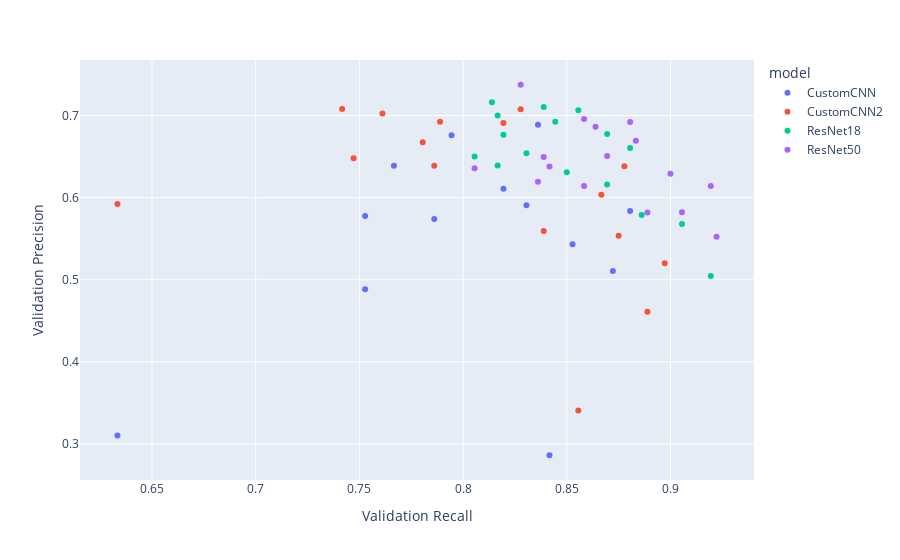

The notebook cell this image was saved under:
### Code cell
fig = px.scatter(df, x="Validation Recall", y="Validation Precision", color="model")
fig.show()

### Figure 1 — Plotly figure (JSON) as saved in the notebook; plotly's stock layout.template omitted (floating-point values rounded to 4 significant figures)
{"data": [{"hovertemplate": "model=CustomCNN<br>Validation Recall=%{x}<br>Validation Precision=%{y}<extra></extra>", "legendgroup": "CustomCNN", "marker": {"color": "#636efa", "symbol": "circle"}, "mode": "markers", "name": "CustomCNN", "orientation": "v", "showlegend": true, "type": "scatter", "x": [0.7861, 0.8306, 0.8361, 0.8806, 0.7944, 0.7528, 0.7667, 0.8194, 0.7528, 0.8528, 0.8722, 0.6333, 0.8417], "xaxis": "x", "y": [0.574, 0.5909, 0.6888, 0.5838, 0.6761, 0.5778, 0.6389, 0.6108, 0.4883, 0.5434, 0.5106, 0.3102, 0.2861], "yaxis": "y"}, {"hovertemplate": "model=CustomCNN2<br>Validation Recall=%{x}<br>Validation Precision=%{y}<extra></extra>", "legendgroup": "CustomCNN2", "marker": {"color": "#EF553B", "symbol": "circle"}, "mode": "markers", "name": "CustomCNN2", "orientation": "v", "showlegend": true, "type": "scatter", "x": [0.7861, 0.7806, 0.7889, 0.7472, 0.8778, 0.875, 0.8389, 0.8889, 0.8278, 0.8667, 0.8556, 0.7417, 0.7611, 0.8194, 0.8972, 0.6333], "xaxis": "x", "y": [0.6388, 0.6675, 0.6927, 0.6482, 0.6384, 0.5536, 0.5593, 0.4611, 0.7078, 0.6035, 0.3407, 0.7082, 0.7026, 0.6909, 0.5201, 0.5922], "yaxis": "y"}, {"hovertemplate": "model=ResNet18<br>Validation Recall=%{x}<br>Validation Precision=%{y}<extra></extra>", "legendgroup": "ResNet18", "marker": {"color": "#00cc96", "symbol": "circle"}, "mode": "markers", "name": "ResNet18", "orientation": "v", "showlegend": true, "type": "scatter", "x": [0.8139, 0.8056, 0.8306, 0.8167, 0.8167, 0.8389, 0.8444, 0.8694, 0.8556, 0.8861, 0.8194, 0.8806, 0.85, 0.9056, 0.8694, 0.9194], "xaxis": "x", "y": [0.7164, 0.6502, 0.6543, 0.6391, 0.7, 0.7106, 0.6925, 0.6775, 0.7064, 0.5789, 0.6766, 0.6604, 0.6309, 0.5679, 0.6161, 0.5046], "yaxis": "y"}, {"hovertemplate": "model=ResNet50<br>Validation Recall=%{x}<br>Validation Precision=%{y}<extra></extra>", "legendgroup": "ResNet50", "marker": {"color": "#ab63fa", "symbol": "circle"}, "mode": "markers", "name": "ResNet50", "orientation": "v", "showlegend": true, "type": "scatter", "x": [0.8361, 0.8583, 0.8583, 0.8056, 0.8278, 0.8833, 0.9194, 0.9222, 0.8806, 0.9, 0.8694, 0.8639, 0.8889, 0.8417, 0.8389, 0.9056], "xaxis": "x", "y": [0.6193, 0.6143, 0.6959, 0.636, 0.7376, 0.6695, 0.6141, 0.5524, 0.6921, 0.6291, 0.6507, 0.6865, 0.5818, 0.6379, 0.6495, 0.5821], "yaxis": "y"}], "layout": {"legend": {"title": {"text": "model"}, "tracegroupgap": 0}, "margin": {"t": 60}, "xaxis": {"anchor": "y", "domain": [0, 1], "title": {"text": "Validation Recall"}}, "yaxis": {"anchor": "x", "domain": [0, 1], "title": {"text": "Validation Precision"}}}}
